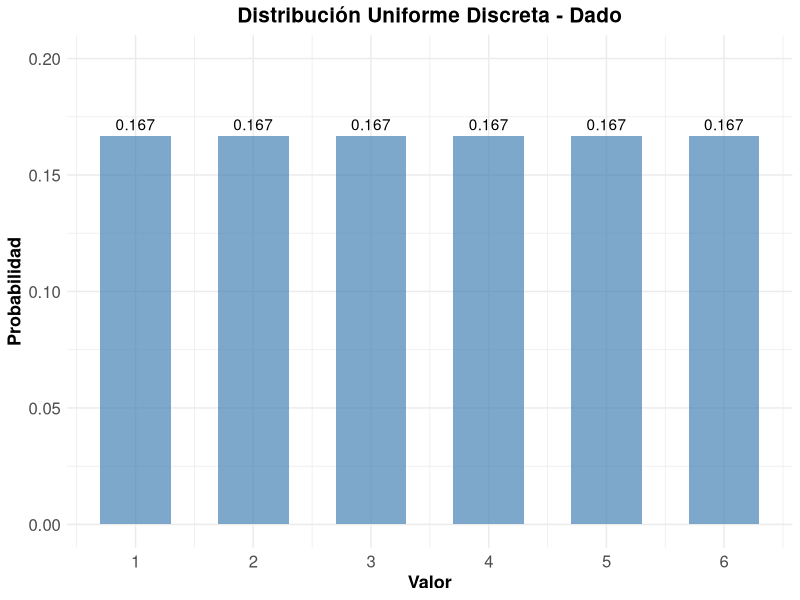
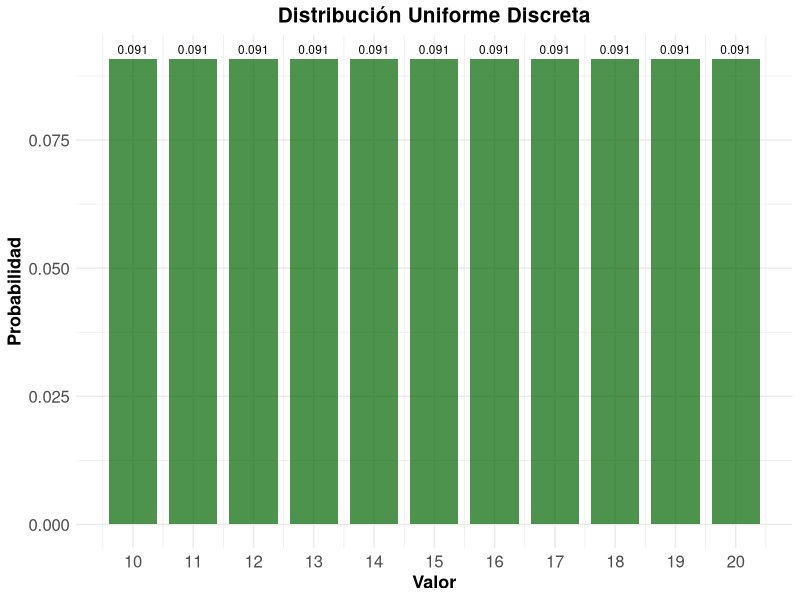
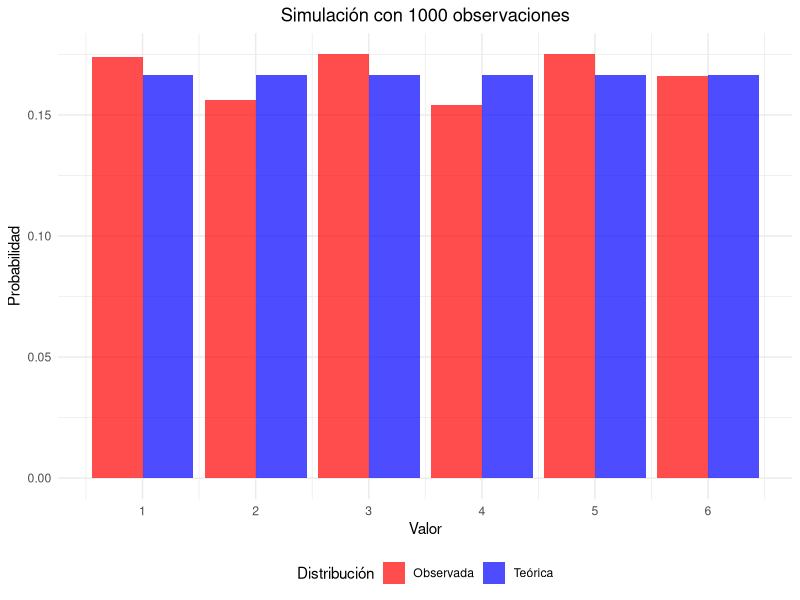
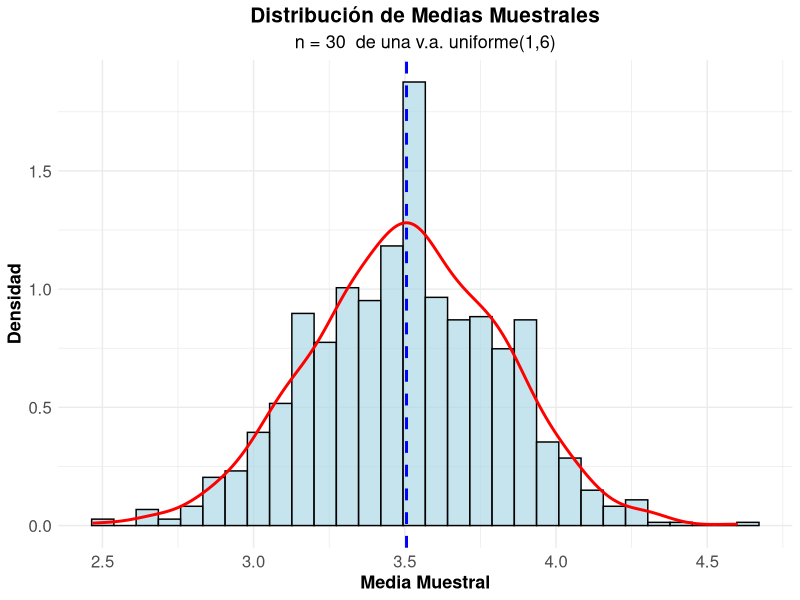

Here is the R script that generated these plots, in order:
## ---- chunk 1
#| label: setup
#| include: false
library(tidyverse)
library(kableExtra)
library(gridExtra)
## ---- chunk 2
#| code-fold: true
#| label: dado-ejemplo

# Parámetros del dado
x_1 <- 1
x_6 <- 6
valores <- x_1:x_6
probabilidades <- rep(1/length(valores), length(valores))

# Crear data frame
dado_data <- data.frame(
  Valor = valores,
  Probabilidad = probabilidades
)

# Mostrar tabla
kable(dado_data, 
      caption = "Distribución de probabilidad de un dado",
      align = "cc") %>%
  kable_styling(bootstrap_options = "striped")
## ---- chunk 3
#| code-fold: true
#| label: parametros-dado
# Media
media <- sum(dado_data$Valor)/length(dado_data$Valor)
cat("Media:", media, "\n")

# Varianza
varianza <- sum((dado_data$Valor- media)^2)/length(dado_data$Valor)
cat("Varianza:", varianza, "\n")

# Desviación estándar
desv_std <- sqrt(varianza)
cat("Desviación estándar:", round(desv_std, 4), "\n")
## ---- chunk 4
#| code-fold: true
#| label: grafico-dado
#| fig-cap: "Función de probabilidad de un dado"

ggplot(dado_data, aes(x = Valor, y = Probabilidad)) +
  geom_col(fill = "steelblue", alpha = 0.7, width = 0.6) +
  geom_text(aes(label = round(Probabilidad, 3)), vjust = -0.5) +
  scale_x_continuous(breaks = valores) +
  scale_y_continuous(limits = c(0, 0.20)) +
  labs(title = "Distribución Uniforme Discreta - Dado",
       x = "Valor",
       y = "Probabilidad") +
  theme_minimal() +
  theme(
    legend.title = element_text(size=13, face="bold"),
    legend.text = element_text(size=13),
    plot.title = element_text(size=15, face="bold", hjust = 0.5),
    plot.subtitle = element_text(size=13, hjust = 0.5),
    axis.text.x=element_text(size=12),
    axis.text.y=element_text(size=12),
    axis.title.x = element_text(face="bold", size=13),
    axis.title.y = element_text(face="bold", size=13)
    # panel.grid.major.y = element_line(color = "#ECF0F1", linewidth = 0.5,
    #   linetype = "dashed"),
    # panel.grid.minor.y = element_blank(),
    # panel.grid.major.x = element_blank(),
    # panel.background = element_rect(fill = "#FAFAFA", color = NA),
    # plot.background = element_rect(fill = "white", color = NA)
  )
## ---- chunk 5
#| code-fold: true
#| label: ejemplo-numeros

x2_1 <- 10
x2_n <- 20
valores2 <- x2_1:x2_n
probabilidades2 <- rep(1/(length(valores2)), length(valores2))

# Data_frame
data2 <- data.frame(
  Valor = valores2,
  Probabilidad = probabilidades2
)

# Parámetros estadísticos
media2 <- mean(data2$Valor)
varianza2 <- sum((data2$Valor - media2)^2)/length(data2$Valor)
desv_std2 <- sqrt(varianza2)

cat("Media:", media2, "\n")
cat("Varianza:", round(varianza2, 4), "\n")
cat("Desviación estándar:", round(desv_std2, 4), "\n")
## ---- chunk 6
#| label: grafico-numeros
#| code-fold: true
#| fig-align: "center"
#| fig-cap: "Distribución uniforme discreta entre 10 y 20"


ggplot(data2, aes(x = Valor, y = Probabilidad)) +
  geom_col(fill = "darkgreen", alpha = 0.7, width = 0.8) +
  geom_text(aes(label = round(Probabilidad, 3)), 
            vjust = -0.5, size = 3) +
  scale_x_continuous(breaks = seq(10, 20, 1)) +
  labs(title = "Distribución Uniforme Discreta",
       x = "Valor",
       y = "Probabilidad") +
  theme_minimal() +
  theme(
    legend.title = element_text(size=13, face="bold"),
    legend.text = element_text(size=13),
    plot.title = element_text(size=15, face="bold", hjust = 0.5),
    plot.subtitle = element_text(size=13, hjust = 0.5),
    axis.text.x=element_text(size=12),
    axis.text.y=element_text(size=12),
    axis.title.x = element_text(face="bold", size=13),
    axis.title.y = element_text(face="bold", size=13)
    # panel.grid.major.y = element_line(color = "#ECF0F1", linewidth = 0.5,
    #   linetype = "dashed"),
    # panel.grid.minor.y = element_blank(),
    # panel.grid.major.x = element_blank(),
    # panel.background = element_rect(fill = "#FAFAFA", color = NA),
    # plot.background = element_rect(fill = "white", color = NA)
  )
## ---- chunk 7
#| code-fold: true
#| label: simulacion

# Generar 1000 números aleatorios
n_sim <- 1000
muestra <- sample(1:6, n_sim, replace = TRUE)

# Frecuencias observadas
freq_obs <- table(muestra)
freq_rel <- prop.table(freq_obs)

# Comparar con probabilidades teóricas
comparacion <- data.frame(
  Valor = 1:6,
  Prob_Teorica = rep(1/6, 6),
  Freq_Observada = as.numeric(freq_rel)
)

kable(comparacion, 
      caption = "Comparación entre probabilidades teóricas y observadas",
      col.names = c("Valor", "Prob. Teórica", "Freq. Observada"),
      digits = 4) |> 
  kable_styling(bootstrap_options = "striped")
## ---- chunk 8
#| code-fold: true
#| label: grafico-simulacion
#| fig-width: 8
#| fig-height: 6
#| fig-align: "center"
#| fig-cap: "Comparación entre distribución teórica y simulada"


# Preparar datos para el gráfico
comp_long <- comparacion |> 
  pivot_longer(cols = c(Prob_Teorica, Freq_Observada),
               names_to = "Tipo",
               values_to = "Probabilidad") |> 
  mutate(Tipo = case_when(
    Tipo == "Prob_Teorica" ~ "Teórica",
    Tipo == "Freq_Observada" ~ "Observada"
  ))

ggplot(comp_long, aes(x = Valor, y = Probabilidad, fill = Tipo)) +
  geom_col(position = "dodge", alpha = 0.7) +
  scale_x_continuous(breaks = 1:6) +
  scale_fill_manual(values = c("Teórica" = "blue", "Observada" = "red")) +
  labs(title = paste("Simulación con", n_sim, "observaciones"),
       x = "Valor",
       y = "Probabilidad",
       fill = "Distribución") +
  theme_minimal() +
  theme(plot.title = element_text(hjust = 0.5),
        legend.position = "bottom")
## ---- chunk 9
#| code-fold: true
#| label: limite-central
#| fig-width: 8
#| fig-height: 6
#| fig-align: "center"
#| fig-cap: "Verificación del Teorema Central del Límite"
# Simular medias muestrales

k_muestra <- 1000
n_muestra <- 30

medias_muestrales <- replicate(k_muestra, {
  muestra <- sample(1:6, n_muestra, replace = TRUE)
  mean(muestra)
})

# Crear histograma
hist_data <- data.frame(Medias = medias_muestrales)

ggplot(hist_data) +
  geom_histogram(aes(x=Medias, after_stat(density)), bins = 30, 
                 fill = "lightblue", alpha = 0.7, color = "black") +
  geom_density(aes(x = Medias), color = "red", linewidth = 1) +
  geom_vline(xintercept = mean(medias_muestrales), 
             color = "blue", linetype = "dashed", linewidth = 1) +
  labs(title = "Distribución de Medias Muestrales",
       subtitle = paste("n =", n_muestra, " de una v.a. uniforme(1,6)"),
       x = "Media Muestral",
       y = "Densidad") +
  theme_minimal() +
  theme(
    legend.title = element_text(size=13, face="bold"),
    legend.text = element_text(size=13),
    plot.title = element_text(size=15, face="bold", hjust = 0.5),
    plot.subtitle = element_text(size=13, hjust = 0.5),
    axis.text.x=element_text(size=12),
    axis.text.y=element_text(size=12),
    axis.title.x = element_text(face="bold", size=13),
    axis.title.y = element_text(face="bold", size=13)
    # panel.grid.major.y = element_line(color = "#ECF0F1", linewidth = 0.5,
    #   linetype = "dashed"),
    # panel.grid.minor.y = element_blank(),
    # panel.grid.major.x = element_blank(),
    # panel.background = element_rect(fill = "#FAFAFA", color = NA),
    # plot.background = element_rect(fill = "white", color = NA)
  )

# Estadísticas
cat("Media teórica:", (1+6)/2, "\n")
cat("Media observada:", round(mean(medias_muestrales), 4), "\n")
cat("Varianza teórica de la media:", round(((6-1+1)^2-1)/12/n_muestra, 4), "\n")
cat("Varianza observada de la media:", round(var(medias_muestrales), 4), "\n")
